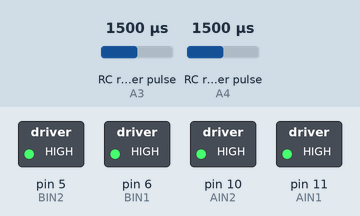
The sketch below on a simulated Arduino Uno, built with avr-gcc and run on an emulated ATmega328P. Parts: switched loads named in the sketch (green lamp = pin HIGH). Wiring (inferred from the names in the program): 2 × RC receiver channel: data A3 / data A4. The inputs (shaded band) are chosen by the test bench; at power-on: RC receiver pulse (sensors on A3, A4) 1500 µs.

Above: at 1.2 s.
1.3 s: RC receiver pulse (sensor on A3) set to 1409 µs
2.8 s: RC receiver pulse (sensor on A3) set to 1385 µs
At 4.0 s:
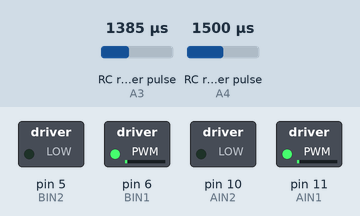
4.3 s: RC receiver pulse (sensor on A4) set to 1020 µs
At 5.2 s:
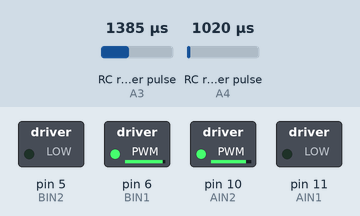
5.8 s: RC receiver pulse (sensor on A4) set to 1250 µs
At 6.3 s:
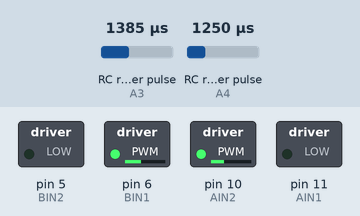
7.3 s: RC receiver pulse (sensor on A3) set to 1020 µs
At 8.5 s:
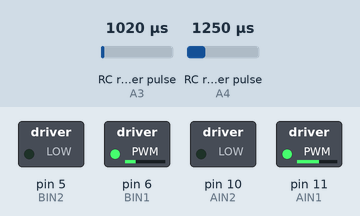
8.8 s: RC receiver pulse (sensor on A4) set to 1500 µs
At 9.8 s:
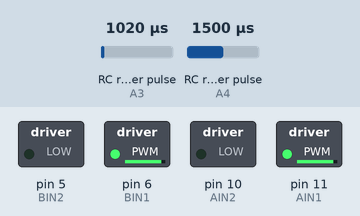
Timing chart, 0 to 11.3 s (numbered marks = the images above; inputs shaded):
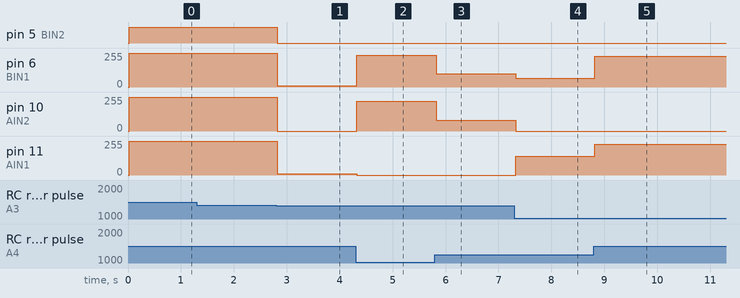

The sketch:

plusle.ino
```cpp
#define AIN1 11
#define AIN2 10
#define BIN1 6
#define BIN2 5
#define CH_A A3 // Channel A (forward/backward speed)
#define CH_B A4 // Channel B (left/right steering and speed)

void setup() {
  pinMode(AIN1, OUTPUT);
  pinMode(AIN2, OUTPUT);
  pinMode(BIN1, OUTPUT);
  pinMode(BIN2, OUTPUT);
  pinMode(CH_A, INPUT);
  pinMode(CH_B, INPUT);
}

void loop() {
  int pwmA = pulseIn(CH_A, HIGH);
  int pwmB = pulseIn(CH_B, HIGH);

  int baseSpeed = 0; // Base forward/backward speed
  int steerAdjustment = 0; // Adjustment for turning
  int speedA = 0;
  int speedB = 0;

  // Motor control for forward/backward movement
  if (pwmA > 1600) { // Threshold for forward
    baseSpeed = -map(pwmA, 1600, 2020, 0, 255); // Adjust speed
  } else if (pwmA < 1400) { // Threshold for backward
    baseSpeed = map(pwmA, 980, 1400, 255, 0); // Adjust speed
  }

  // Motor control for left/right steering
  if (pwmB > 1600) { // Threshold for right
    steerAdjustment = map(pwmB, 1600, 2020, 0, 255); // Adjust speed
  } else if (pwmB < 1400) { // Threshold for left
    steerAdjustment = -map(pwmB, 980, 1400, 255, 0); // Adjust speed
  }

  // Combine base speed with steering adjustment
  speedA = baseSpeed + steerAdjustment;
  speedB = baseSpeed - steerAdjustment;

  // Apply motor speeds
  if (speedA > 0) {
    analogWrite(AIN1, speedA);
    analogWrite(AIN2, 0);
  } else if (speedA < 0) {
    analogWrite(AIN1, 0);
    analogWrite(AIN2, -speedA);
  } else {
    analogWrite(AIN1, 255);
    analogWrite(AIN2, 255);
  }

  if (speedB > 0) {
    analogWrite(BIN1, speedB);
    analogWrite(BIN2, 0);
  } else if (speedB < 0) {
    analogWrite(BIN1, 0);
    analogWrite(BIN2, -speedB);
  } else {
    analogWrite(BIN1, 255);
    analogWrite(BIN2, 255);
  }

  delay(5); // Small delay for stability
}
```

Measured:
- the behaviour switches between 1399 and 1398 µs on RC receiver pulse (sensor on A3) (found by bisection; images 0 and 1)
- after the input at 1.3 s, every drawn part: stays the same
- after the input at 2.8 s, pin 5 (BIN2): HIGH → LOW at once; pin 6 (BIN1), pin 11 (AIN1): 255/255 → 9/255 at once; pin 10 (AIN2): 255/255 → 0/255 at once
- after the input at 4.3 s, pin 6 (BIN1): 9/255 → 240/255 at once; pin 10 (AIN2): 0/255 → 222/255 at once; pin 11 (AIN1): 9/255 → 0/255 at once
- after the input at 5.8 s, pin 6 (BIN1): 240/255 → 100/255 at once; pin 10 (AIN2): 222/255 → 82/255 at once
- after the input at 7.3 s, pin 6 (BIN1): 100/255 → 66/255 at once; pin 10 (AIN2): 82/255 → 0/255 at once; pin 11 (AIN1): 0/255 → 140/255 at once
- after the input at 8.8 s, pin 6 (BIN1): 66/255 → 231/255 at once; pin 11 (AIN1): 140/255 → 231/255 at once
